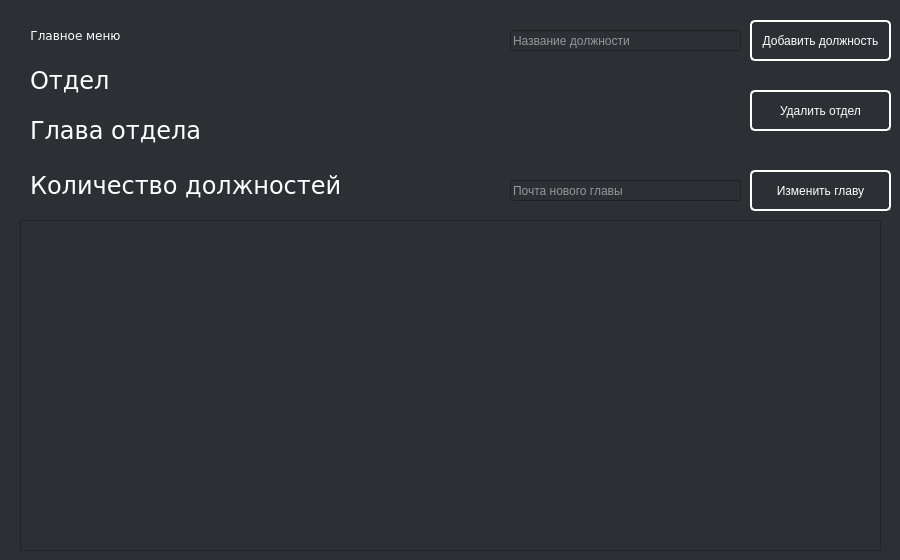
<?xml version="1.0" encoding="UTF-8"?>
<ui version="4.0">
 <class>Dialog</class>
 <widget class="QDialog" name="Dialog">
  <property name="geometry">
   <rect>
    <x>0</x>
    <y>0</y>
    <width>900</width>
    <height>560</height>
   </rect>
  </property>
  <property name="minimumSize">
   <size>
    <width>900</width>
    <height>560</height>
   </size>
  </property>
  <property name="maximumSize">
   <size>
    <width>900</width>
    <height>560</height>
   </size>
  </property>
  <property name="windowTitle">
   <string>Dialog</string>
  </property>
  <property name="styleSheet">
   <string notr="true">QWidget {
    background-color: #2C2F33;
    color: #FFFFFF;
}
QPushButton {
    border: 2px solid white;
    border-radius: 5px; 
    padding: 5px 10px; 
}
QPushButton:hover {
    background-color:#3A3D42;
}</string>
  </property>
  <widget class="QLabel" name="label">
   <property name="geometry">
    <rect>
     <x>30</x>
     <y>170</y>
     <width>321</width>
     <height>31</height>
    </rect>
   </property>
   <property name="font">
    <font>
     <family>Verdana</family>
     <pointsize>18</pointsize>
    </font>
   </property>
   <property name="text">
    <string>Количество должностей</string>
   </property>
  </widget>
  <widget class="QLabel" name="countler">
   <property name="geometry">
    <rect>
     <x>350</x>
     <y>150</y>
     <width>61</width>
     <height>71</height>
    </rect>
   </property>
   <property name="font">
    <font>
     <family>Verdana</family>
     <pointsize>20</pointsize>
    </font>
   </property>
   <property name="text">
    <string/>
   </property>
  </widget>
  <widget class="QPushButton" name="remove_section">
   <property name="geometry">
    <rect>
     <x>750</x>
     <y>90</y>
     <width>141</width>
     <height>41</height>
    </rect>
   </property>
   <property name="text">
    <string>Удалить отдел</string>
   </property>
  </widget>
  <widget class="QTableWidget" name="tableWidget">
   <property name="geometry">
    <rect>
     <x>20</x>
     <y>220</y>
     <width>861</width>
     <height>331</height>
    </rect>
   </property>
  </widget>
  <widget class="QPushButton" name="main_window_button">
   <property name="geometry">
    <rect>
     <x>20</x>
     <y>10</y>
     <width>111</width>
     <height>51</height>
    </rect>
   </property>
   <property name="font">
    <font>
     <family>Verdana</family>
    </font>
   </property>
   <property name="styleSheet">
    <string notr="true">QPushButton {
    border: none;
    color: white;
}
QPushButton:hover {
    color: darkblue;
}
QPushButton:hover {
    background-color:#2C2F33; 
}</string>
   </property>
   <property name="text">
    <string>Главное меню</string>
   </property>
  </widget>
  <widget class="QLabel" name="label_3">
   <property name="geometry">
    <rect>
     <x>30</x>
     <y>110</y>
     <width>171</width>
     <height>41</height>
    </rect>
   </property>
   <property name="font">
    <font>
     <family>Verdana</family>
     <pointsize>18</pointsize>
    </font>
   </property>
   <property name="text">
    <string>Глава отдела</string>
   </property>
  </widget>
  <widget class="QLineEdit" name="new_head">
   <property name="geometry">
    <rect>
     <x>510</x>
     <y>180</y>
     <width>231</width>
     <height>21</height>
    </rect>
   </property>
   <property name="text">
    <string/>
   </property>
   <property name="placeholderText">
    <string>Почта нового главы</string>
   </property>
  </widget>
  <widget class="QPushButton" name="change_head">
   <property name="geometry">
    <rect>
     <x>750</x>
     <y>170</y>
     <width>141</width>
     <height>41</height>
    </rect>
   </property>
   <property name="text">
    <string>Изменить главу</string>
   </property>
  </widget>
  <widget class="QLabel" name="error_label">
   <property name="geometry">
    <rect>
     <x>510</x>
     <y>150</y>
     <width>231</width>
     <height>20</height>
    </rect>
   </property>
   <property name="styleSheet">
    <string notr="true">color: red</string>
   </property>
   <property name="text">
    <string/>
   </property>
  </widget>
  <widget class="QLabel" name="label_2">
   <property name="geometry">
    <rect>
     <x>220</x>
     <y>110</y>
     <width>521</width>
     <height>41</height>
    </rect>
   </property>
   <property name="font">
    <font>
     <family>Verdana</family>
     <pointsize>18</pointsize>
    </font>
   </property>
   <property name="text">
    <string/>
   </property>
  </widget>
  <widget class="QLabel" name="label_4">
   <property name="geometry">
    <rect>
     <x>30</x>
     <y>60</y>
     <width>81</width>
     <height>41</height>
    </rect>
   </property>
   <property name="font">
    <font>
     <family>Verdana</family>
     <pointsize>18</pointsize>
    </font>
   </property>
   <property name="text">
    <string>Отдел</string>
   </property>
  </widget>
  <widget class="QLabel" name="label_5">
   <property name="geometry">
    <rect>
     <x>130</x>
     <y>60</y>
     <width>521</width>
     <height>41</height>
    </rect>
   </property>
   <property name="font">
    <font>
     <family>Verdana</family>
     <pointsize>18</pointsize>
    </font>
   </property>
   <property name="text">
    <string/>
   </property>
  </widget>
  <widget class="QPushButton" name="add_position">
   <property name="geometry">
    <rect>
     <x>750</x>
     <y>20</y>
     <width>141</width>
     <height>41</height>
    </rect>
   </property>
   <property name="text">
    <string>Добавить должность</string>
   </property>
  </widget>
  <widget class="QLineEdit" name="new_position">
   <property name="geometry">
    <rect>
     <x>510</x>
     <y>30</y>
     <width>231</width>
     <height>21</height>
    </rect>
   </property>
   <property name="text">
    <string/>
   </property>
   <property name="placeholderText">
    <string>Название должности</string>
   </property>
  </widget>
  <widget class="QLabel" name="error_label_2">
   <property name="geometry">
    <rect>
     <x>540</x>
     <y>10</y>
     <width>191</width>
     <height>20</height>
    </rect>
   </property>
   <property name="styleSheet">
    <string notr="true">color: red</string>
   </property>
   <property name="text">
    <string/>
   </property>
  </widget>
 </widget>
 <resources/>
 <connections/>
</ui>
